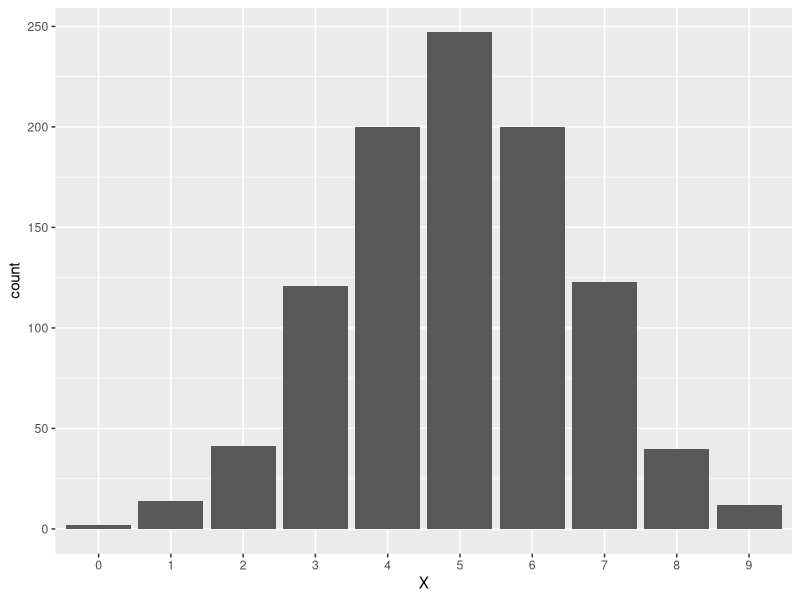

This figure's R source: (Note: this script raises an error after producing the figure.)

install.packages("data.table")
library(data.table)

install.packages("ggplot2")
library(ggplot2)

setwd("/Users/priyakrishnan/Library/CloudStorage/Dropbox/PhD/Others/Applied-Methods-for-Digital-Economy-Research/A-M-F-D-E-R/Test")




s <- rbinom(n=10, size=1, prob=0.5) 
coin.flips <- s
print(coin.flips)
sum(coin.flips)


X <- rbinom(n=1000, size=10, prob=0.5)
print(X)

ggplot(data = data.frame(X = factor(X)), aes(x = X)) + geom_histogram(stat = "count")



# Grades dataset

# load("")

dt.grades <- data.table(data)

rm(data)

dt.grades[1:10]

summary(dt.grades)

ggplot(data = dt.grades, aes(x = factor(final_grade))) + geom_histogram(stat = "count")

ggplot(data = dt.grades, aes(x = midterm, y = final_exam)) + geom_point()

ggplot(data = dt.grades, aes(x = midterm, y = final_exam)) + geom_point() + geom_smooth(method = "lm", se = FALSE)

cov_final_midterm <- cov(dt.grades$final_exam, dt.grades$midterm) # Sample Covariance between midterm and final exam grades

mean_final_exam_subset <- mean(dt.grades[midterm < 10, "final_exam"]) # Sample Conditional Mean
mean_final_exam_subset <- mean(dt.grades[midterm >= 10, "final_exam"])


ggplot(dt.grades[, list(avg_final_exam = mean(final_exam)), by=list(midterm=round(midterm))]) + 
  geom_point(aes(x = midterm, y = avg_final_exam)) # Sample Conditional Mean with plot
